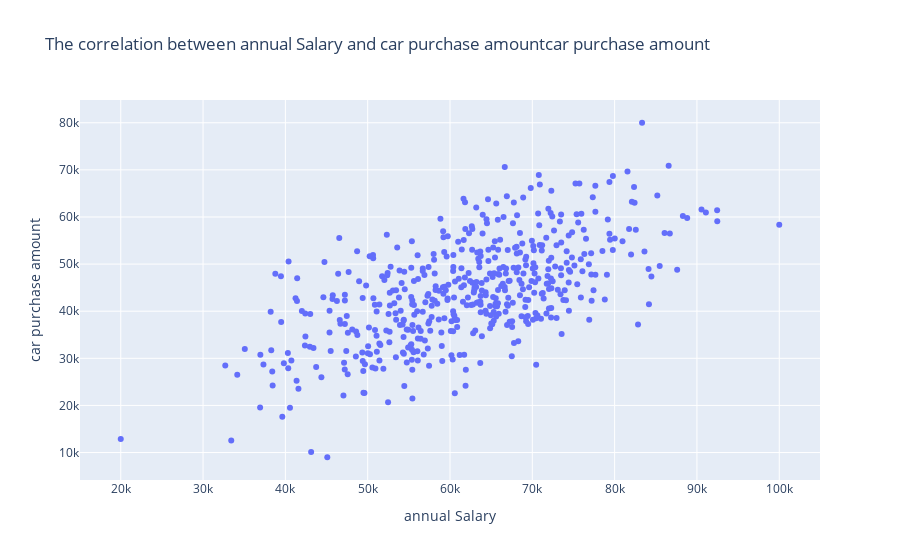

Notebook code cell kept with this figure:
### Code cell
#Creating a Scatter plot to show the distrbution between 'car purchase amountcar purchase amount' and 'annual Salary'
fig = px.scatter(x= data['annual Salary'] , y= data['car purchase amount'] , title = 'The correlation between annual Salary and car purchase amountcar purchase amount ')
fig.update_layout(xaxis_title= 'annual Salary' , yaxis_title = 'car purchase amount')
fig.show()

### Figure 1 — Plotly figure (JSON) as saved in the notebook; plotly's stock layout.template omitted (floating-point values rounded to 4 significant figures; data arrays with more than 128 entries replaced by an {"elided": "..."} marker saying what was removed)
{"data": [{"hovertemplate": "x=%{x}<br>y=%{y}<extra></extra>", "legendgroup": "", "marker": {"color": "#636efa", "symbol": "circle"}, "mode": "markers", "name": "", "orientation": "v", "showlegend": false, "type": "scatter", "x": {"elided": "500 float values"}, "xaxis": "x", "y": {"elided": "500 float values"}, "yaxis": "y"}], "layout": {"legend": {"tracegroupgap": 0}, "title": {"text": "The correlation between annual Salary and car purchase amountcar purchase amount "}, "xaxis": {"anchor": "y", "domain": [0, 1], "title": {"text": "annual Salary"}}, "yaxis": {"anchor": "x", "domain": [0, 1], "title": {"text": "car purchase amount"}}}}
